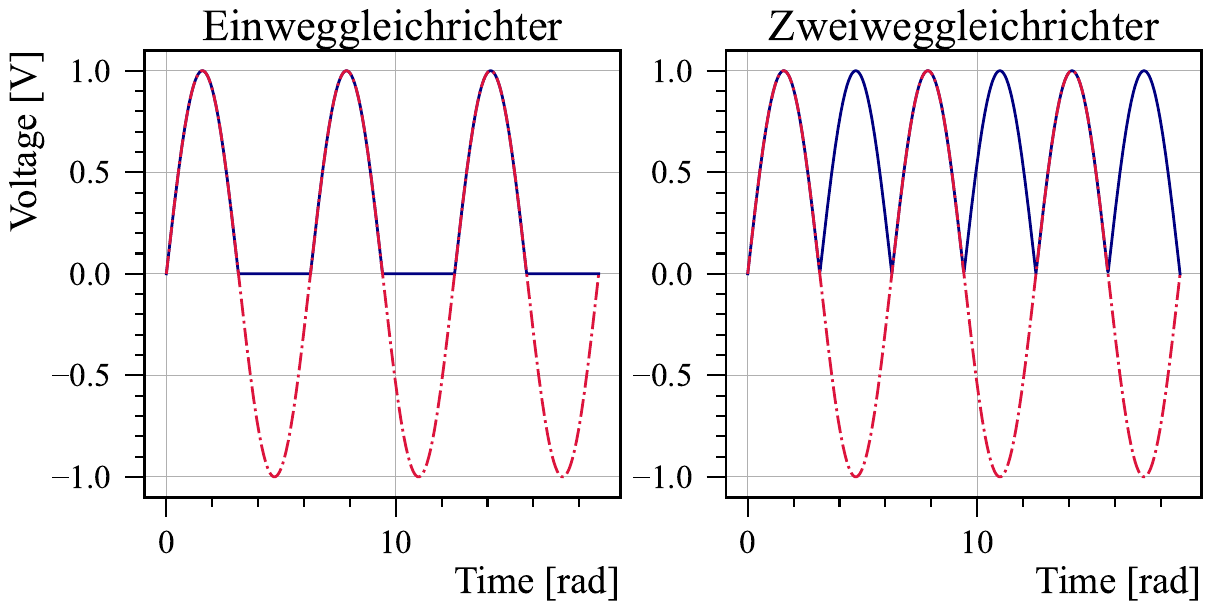

Source code (Python):
import numpy as np
import matplotlib.pyplot as plt

t = np.linspace(0, 6 * np.pi, 1000)
f = 50
A = 1

ac_signal = A * np.sin(t)

einweg = np.maximum(ac_signal, 0)

zweiweg = np.abs(ac_signal)

fig, ax = plt.subplots(1, 2, layout='constrained', figsize=(12, 6))

ax[0].plot(t, einweg, label='Einweg-Gleichrichter (Half-wave)', zorder = 5, color = 'navy')
ax[1].plot(t, zweiweg, label='Zweiweg-Gleichrichter (Full-wave)', zorder = 5, color = 'navy')
ax[0].set_title('Einweggleichrichter', fontsize=32)
ax[1].set_title('Zweiweggleichrichter', fontsize=32)
ax[0].set_ylabel('Voltage [V]', ha='right', y=1, fontsize=28)
for axis in ax:
    axis.plot(t, ac_signal, label='AC Input (sinusoidal)', color = 'crimson', zorder = 10, linestyle = '-.')
    axis.set_xlabel('Time [rad]', ha='right', x=1, fontsize=28)
    
    # axis.legend()
    axis.grid(True)
    axis.tick_params(axis='both', which='major', labelsize=24)
    axis.minorticks_on()
plt.savefig('V2/Gleichrichter.pdf')
